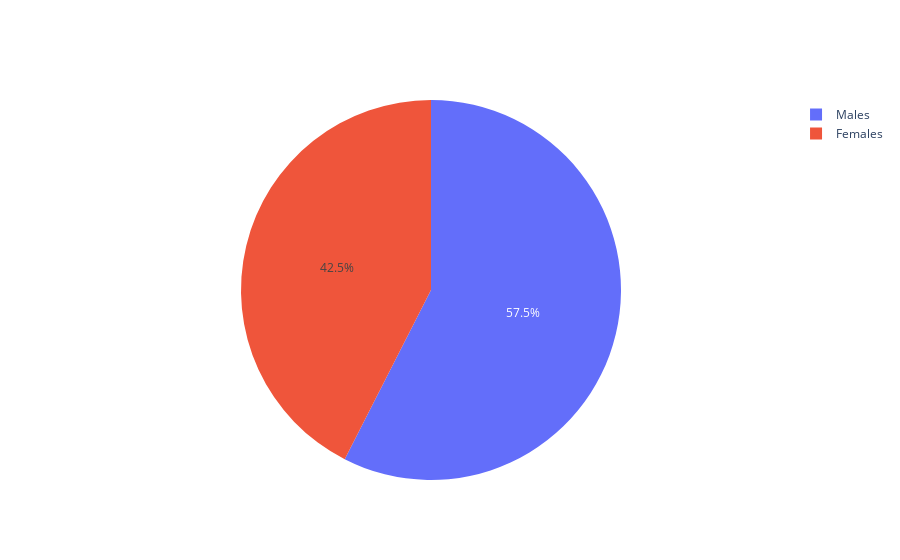

Source (notebook cell):
### Code cell
males = (data.GENDER == 0).sum()
females = (data.GENDER == 1).sum()

labels = ['Males','Females']
values = [males, females]
fig = go.Figure(data=[go.Pie(labels=labels, values=values)])
fig.show()

### Figure 1 — Plotly figure (JSON) as saved in the notebook; plotly's stock layout.template omitted (floating-point values rounded to 4 significant figures)
{"data": [{"labels": ["Males", "Females"], "type": "pie", "values": [525, 388]}], "layout": {}}
